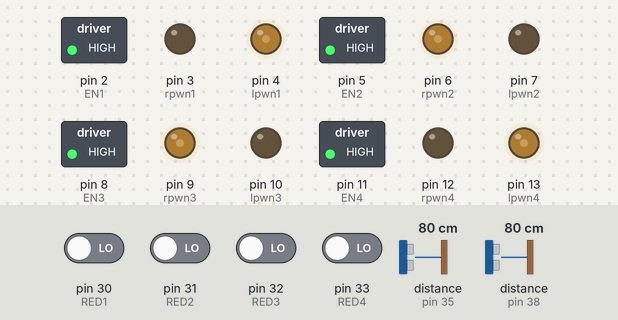
Simulated run of this sketch. Board: Arduino Mega 2560, built with avr-gcc and run on an emulated ATmega2560. On the bench: switched loads named in the sketch (green lamp = pin HIGH), output pins drawn as LEDs (lit = HIGH). Wiring (inferred from the names in the program): 2 × ultrasonic range finder: trigger pin 34, echo pin 35 / trigger pin 36, echo pin 38. Dashed ring = blinking. The inputs (shaded band) are chosen by the test bench; at power-on: pin 30 (RED1), pin 31 (RED2), pin 32 (RED3), pin 33 (RED4) LOW, distance to the obstacle (sensors on pin 38, pin 35) 80 cm. The echo pulse lasts 58.3 µs per cm; random numbers use the default seed unless the sketch sets one; pins used as bus, display or sensor lines are not drawn; what the sketch prints to the serial monitor is not drawn.

Above: at 3.2 s.
3.3 s: distance to the obstacle (sensor on pin 38) set to 65 cm
6.3 s: distance to the obstacle (sensor on pin 38) set to 57 cm
At 7.5 s:
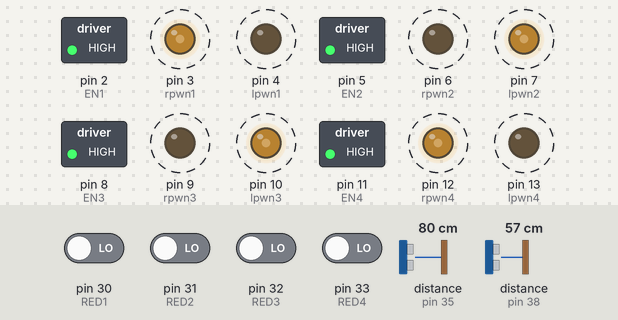
7.8 s: distance to the obstacle (sensor on pin 35) set to 66 cm
10.8 s: pin 33 (RED4) driven HIGH
At 11.8 s:
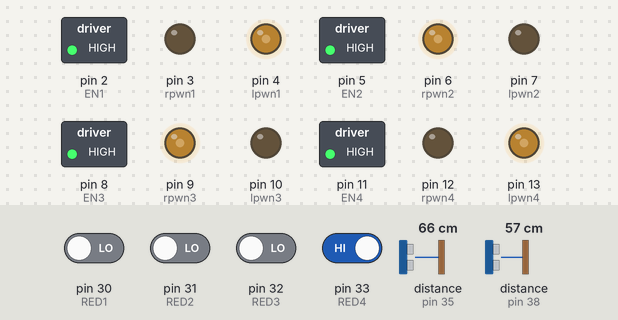
12.3 s: pin 33 (RED4) driven LOW
At 13.0 s:
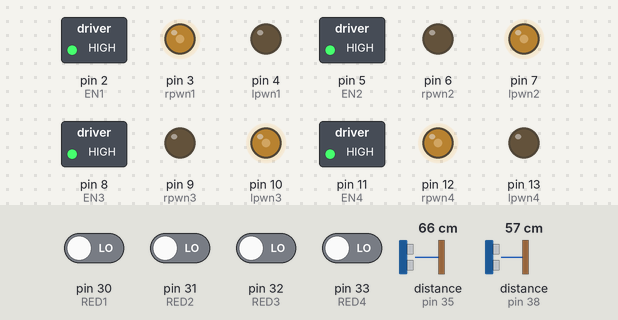
13.8 s: distance to the obstacle (sensor on pin 35) set to 120 cm
Timing chart, 0 to 16.8 s (numbered marks = the images above; inputs shaded):
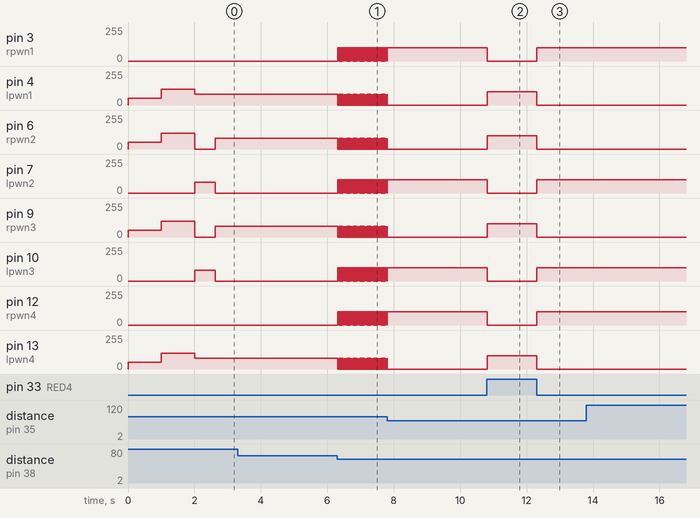

Measured:
- the behaviour switches between 60 and 59 cm on distance to the obstacle (sensor on pin 38) (found by bisection; images 0 and 1)
- after the input at 3.3 s, every drawn part: stays the same
- after the input at 6.3 s, pin 3 (rpwn1), pin 7 (lpwn2), pin 10 (lpwn3), pin 12 (rpwn4): alternates 100/255 for 0.02 s and 0/255 for 0.01 s, starting at once; pin 4 (lpwn1), pin 6 (rpwn2), pin 9 (rpwn3), pin 13 (lpwn4): alternates 80/255 for 0.01 s and 0/255 for 0.02 s, starting at once
- after the input at 10.8 s, pin 3 (rpwn1), pin 7 (lpwn2), pin 10 (lpwn3), pin 12 (rpwn4): 100/255 → 0/255 at once; pin 4 (lpwn1), pin 6 (rpwn2), pin 9 (rpwn3), pin 13 (lpwn4): 0/255 → 100/255 at once
- after the input at 12.3 s, pin 3 (rpwn1), pin 7 (lpwn2), pin 10 (lpwn3), pin 12 (rpwn4): 0/255 → 100/255 at once; pin 4 (lpwn1), pin 6 (rpwn2), pin 9 (rpwn3), pin 13 (lpwn4): 100/255 → 0/255 at once

The sketch:

_10.8_car.ino
```cpp
#define EN1 2
#define rpwn1 3//电机正传
#define lpwn1 4//电机反转
#define EN2 5
#define rpwn2 6
#define lpwn2 7
#define EN3 8
#define rpwn3 9
#define lpwn3 10
#define EN4 11
#define rpwn4 12
#define lpwn4 13
#define TPIN1 34//超声波输出
#define EPIN1 35
#define TPIN2 36
#define EPIN2 38
int RED1 = 30;//红外引脚定义
int value1 = 0;
int RED2 = 31;
int value2 = 0;
int RED3 =32;
int value3 =0;
int RED4 =33;
int value4 =0;
long endcount=0;
int myrand;//随机数
long starttime;//计时器
void setup()
{
  randomSeed(0);
  pinMode(EN1, OUTPUT);
  pinMode(EN2, OUTPUT);
  pinMode(EN3, OUTPUT);
  pinMode(EN4, OUTPUT);
  pinMode(RED1, INPUT);
  pinMode(RED2, INPUT);
  pinMode(RED3, INPUT);
  pinMode(RED4, INPUT);
  pinMode(TPIN1,OUTPUT);
  pinMode(EPIN1,INPUT);
  pinMode(TPIN2,OUTPUT);
  pinMode(EPIN2,INPUT);
  Serial.begin(9600);
  Serial.begin(9600);

 //attachInterrupt(1, attack, HIGH);//外部中断
    wheel1(50);
    wheel2(50);
    wheel3(50);
    wheel4(50);
    delay(1000);
    wheel1(120);
    wheel2(120);
    wheel3(120);
    wheel4(120);delay(1000);
}

void wheel1(int t1) {

  if ( t1 > 0) {
    digitalWrite(EN1, HIGH);


    analogWrite(rpwn1, 0) ;
    analogWrite(lpwn1, t1);
  } else {
    if (t1 < 0) {
      t1 = -t1;
      digitalWrite(EN1, HIGH);
      analogWrite(rpwn1, t1);
      analogWrite(lpwn1, 0);
    } else {
      if (t1 = 0) {
        digitalWrite(EN1, HIGH);
        analogWrite(rpwn1, 0);
        analogWrite(lpwn1, 0);
      }
    }
  }
}

void wheel2(int t2) {

  if ( t2 > 0) {
    digitalWrite(EN2, HIGH);
    analogWrite(rpwn2, t2);
    analogWrite(lpwn2, 0);

  } else {
    if (t2 < 0) {
      t2 = -t2;
      digitalWrite(EN2, HIGH);
      analogWrite(rpwn2, 0);
      analogWrite(lpwn2, t2);
    } else {
      if (t2 = 0) {
        digitalWrite(EN2, HIGH);
        analogWrite(rpwn2, 0);
        analogWrite(lpwn2, 0);

      }
    }
  }
}

void wheel3(int t3) {

  if ( t3 > 0) {
    digitalWrite(EN3, HIGH);
    analogWrite(rpwn3, t3);
    analogWrite(lpwn3, 0  );

  } else {
    if (t3 < 0) {
      t3 = -t3;
      digitalWrite(EN3, HIGH);
      analogWrite(rpwn3, 0);
      analogWrite(lpwn3, t3 );
    } else {
      if (t3 = 0) {
        digitalWrite(EN3, HIGH);
        analogWrite(rpwn3, 0);
        analogWrite(lpwn3, 0);

      }
    }
  }
}

void wheel4(int t4) {

  if ( t4 > 0) {
    digitalWrite(EN4, HIGH);
    analogWrite(rpwn4, 0);
    analogWrite(lpwn4, t4);

  } else {
    if (t4 < 0) {
      t4 = -t4;
      digitalWrite(EN4, HIGH);
      analogWrite(rpwn4,t4 );
      analogWrite(lpwn4, 0);
    } else {
       if (t4 = 0) {
        digitalWrite(EN4, HIGH);
        analogWrite(rpwn4, 0);
        analogWrite(lpwn4, 0);

      }
    }
  }
}
void go() {
  wheel1(80);
  wheel2(80);
  wheel3(80);
  wheel4(80);
  //delay(1000);
}
void back(){
  wheel1(-80);
  wheel2(-80);
  wheel3(-80);
  wheel4(-80);
  //delay(1000);
  Serial.println("b");
}

void defense(){//红外防掉
    value1 = digitalRead(RED1);
    value2 = digitalRead(RED2);
  if (value1 == 1 && value2 == 1) {

    wheel1(-100);
    wheel2(-100);
    wheel3(-100);
    wheel4(-100);

    delay(1000);
  }  else if(value1==1&&value2==0)//右转
  {

    back();
    wheel1(100);
    wheel2(-100);
    wheel3(-100);
    wheel4(100);
    delay(1000);
    Serial.println("右转");

  }
  else if(value2==1&&value1==0)//左转
  {

    back();
    wheel1(-100);
    wheel2(100);
    wheel3(100);
    wheel4(-100);
    delay(1000);
    Serial.println("左转");

  }
   else if(value2==0&&value1==0)
  {

    wheel1(100);
    wheel2(100);
    wheel3(100);
    wheel4(100);
  }


  //Serial.print(value1);
 // Serial.println(value2);
}
float distance1(){//超声波测距
  float L1;
  digitalWrite(TPIN1,LOW);
  delayMicroseconds(2);
  digitalWrite(TPIN1,HIGH);
  delayMicroseconds(10);
  digitalWrite(TPIN1,LOW);
  L1 = pulseIn(EPIN1,HIGH);
  L1 = L1/58.0;
  Serial.print(L1);
  //Serial.println(");
  return L1;
 }
float distance2(){//超声波测距
  float L2;
  digitalWrite(TPIN2,LOW);
  delayMicroseconds(2);
  digitalWrite(TPIN2,HIGH);
  delayMicroseconds(10);
  digitalWrite(TPIN2,LOW);
  L2 = pulseIn(EPIN2,HIGH);
  L2 = L2/58.0;
  Serial.print(L2);
  //Serial.println("超声波2");
  return L2;
}

void attack1(){// 进攻
      wheel1(100);
      wheel2(100);
      wheel3(100);
      wheel4(100);
      Serial.println("攻击1");
}
void attack2(){// 进攻
      wheel1(-100);
      wheel2(-100);
      wheel3(-100);
      wheel4(-100);
      Serial.println("攻击2");
}
void loop()
{

    value1 = digitalRead(RED1);
    value2 = digitalRead(RED2);
    value3 = digitalRead(RED3);
    value4 = digitalRead(RED4);float d1,d2;
    d1=distance1();
    d2=distance2();
    if(d1>70&&value1==0&&value2==0)
    {
         if(endcount==0)
         {
             myrand=random(0,5);
           //endcoun=myrand+10000;
           starttime=millis();
         }
         if(millis()-starttime<myrand*300)
         {

              wheel1(80);
              wheel2(-80);
              wheel3(-80);
              wheel4(80);
              Serial.println("转圈");
         }
         else if((millis()-starttime)<myrand*3000)
              {

                    wheel1(80);
                    wheel2(80);
                    wheel3(80);
                    wheel4(80);
                    Serial.println("转圈");
               }
               else
               {
                    endcount=0;
               }

         endcount++;
     }
     else
     {
         endcount=0;
     }
     if((value1==1||value2==1)&&value3==0&&value4==0){
              attack2();
              endcount=0;
     }
      if((value1==3||value4==1)&&value1==0&&value2==0){
              attack1();
              endcount=0;
     }
     if(d1<60&&d2>60&&value1==0&&value2==0)
          attack1();
     if(d2<60&&d1>60&&value3==0&&value4==0)
          attack2();


}
```
